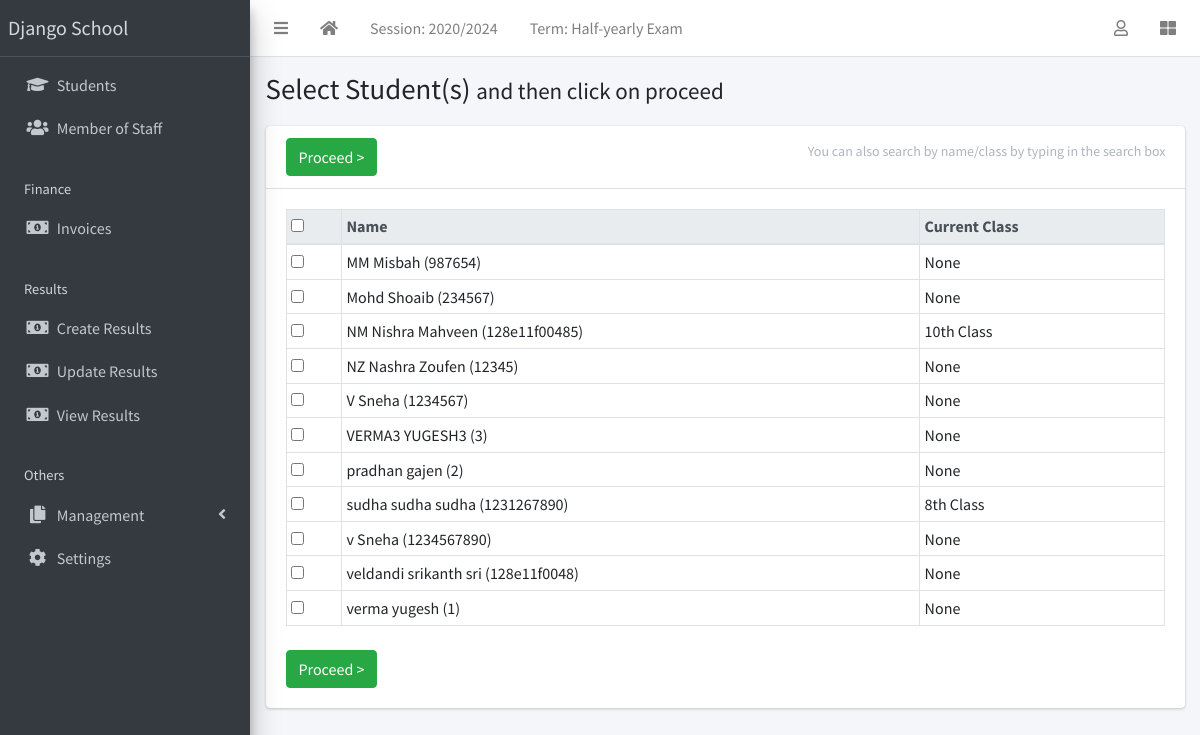
The page /result/create/ (signed in) on the database its author committed.
### apps/corecode/models.py (models this page shows, shortened)
class AcademicSession(models.Model):
    name = models.CharField(max_length=200, unique=True)
    current = models.BooleanField(default=True)
    class Meta:
        ordering = ["-name"]

class AcademicTerm(models.Model):
    name = models.CharField(max_length=20, unique=True)
    current = models.BooleanField(default=True)
    class Meta:
        ordering = ["name"]

class SiteConfig(models.Model):
    key = models.SlugField()
    value = models.CharField(max_length=200)

class StudentClass(models.Model):
    name = models.CharField(max_length=200, unique=True)
    class Meta:
        verbose_name = "Class"
        verbose_name_plural = "Classes"
        ordering = ["name"]
    def __str__(self):
        return self.name

### apps/students/models.py (models this page shows, shortened)
class Student(models.Model):
    STATUS_CHOICES = [("active", "Active"), ("inactive", "Inactive")]
    GENDER_CHOICES = [("male", "Male"), ("female", "Female")]
    current_status = models.CharField(
        max_length=10, choices=STATUS_CHOICES, default="active"
    )
    registration_number = models.CharField(max_length=200, unique=True)
    surname = models.CharField(max_length=200)
    firstname = models.CharField(max_length=200)
    other_name = models.CharField(max_length=200, blank=True)
    gender = models.CharField(max_length=10, choices=GENDER_CHOICES, default="male")
    date_of_birth = models.DateField(default=timezone.now)
    current_class = models.ForeignKey(
        StudentClass, on_delete=models.SET_NULL, blank=True, null=True
    )
    date_of_admission = models.DateField(default=timezone.now)
    mobile_num_regex = RegexValidator(
        regex="^[0-9]{10,15}$", message="Entered mobile number isn't in a right format!"
    )
    parent_mobile_number = models.CharField(
        validators=[mobile_num_regex], max_length=13, blank=True
    )
    address = models.TextField(blank=True)
    others = models.TextField(blank=True)
    passport = models.ImageField(blank=True, upload_to="students/passports/")
    class Meta:
        ordering = ["surname", "firstname", "other_name"]
    def __str__(self):
        return f"{self.surname} {self.firstname} {self.other_name} ({self.registration_number})"

### apps/result/views.py (the view, shortened to what this page needs)
# urls.py: path("create/", create_result, name="create-result"),
@login_required
def create_result(request):
    students = Student.objects.all()
    return render(request, "result/create_result.html", {"students": students})

### apps/corecode/context_processors.py (called while the page is built)
def site_defaults(request):
    current_session = AcademicSession.objects.get(current=True)
    current_term = AcademicTerm.objects.get(current=True)
    vals = SiteConfig.objects.all()
    contexts = {
        "current_session": current_session.name,
        "current_term": current_term.name,
    }
    for val in vals:
        contexts[val.key] = val.value
    return contexts

### apps/result/templates/result/create_result.html (shortened to what this page needs)
{% extends 'base.html' %}
{% block title %}
  Select Student(s) <span class="small">and then click on proceed</span>
{% endblock title %}
{% block content-header %}
  <form method="POST">
  <div class="card-header">
    <h3 class="card-title">
      <input type="submit" class="btn btn-success" value="Proceed >">
    </h3>
    <div class="card-tools">
      <p class="small btn btn-tool">You can also search by name/class by typing in the search box</p>
    </div>
  </div>
{% endblock content-header %}
{% block content %}
  <table id="studenttable" class="table table-sm table-bordered" data-page-length='100'>
    <thead class="thead-light">
      <tr>
        <th><input type="checkbox" id="selecter"></th>
        <th>Name</th>
        <th>Current Class</th>
      </tr>
    </thead>
    <tbody>
      {% for student in students %}
        <tr>
          <td><input type="checkbox" id="{{ student.id }}" name="students" value="{{ student.id}}"></td>
          <td>{{student}} </td>
          <td>{{student.current_class}}</td>
        </tr>
      {% endfor %}
    </tbody>
  </table>
  <input type="submit" class="btn btn-success mt-2" value="Proceed >">
</form>
{% endblock content %}

### templates/base.html (shortened to what this page needs)
{% load static %}
<!DOCTYPE html>
<html lang="en">
<head>
  <link rel="stylesheet" href="{% static 'plugins/fontawesome-free/css/all.min.css' %}">
  <link rel="stylesheet" href="{% static 'plugins/toastr/toastr.min.css' %}">
  <link rel="stylesheet"
    href="{% static 'plugins/overlayScrollbars/css/OverlayScrollbars.min.css' %}">
  <link rel="stylesheet" href="{% static 'plugins/Datatables/datatables.min.css' %}" />
  <link rel="stylesheet" href="{% static 'dist/css/adminlte.min.css' %}">
</head>
<body
  class="hold-transition sidebar-mini layout-fixed layout-navbar-fixed layout-footer-fixed">
  <div class="wrapper">
    <nav class="main-header navbar navbar-expand navbar-white navbar-light">
      <ul class="navbar-nav">
        <li class="nav-item">
          <a class="nav-link" data-widget="pushmenu" href="#" role="button"><i
              class="fas fa-bars"></i></a>
        </li>
        <li class="nav-item d-none d-sm-inline-block">
          <a href="{% url 'home' %} " class="nav-link"><i class="fa fa-home"></i></a>
        </li>
        <li class="nav-item d-none d-sm-inline-block">
          <a href="{% url 'current-session' %}" class="nav-link">Session: {{ current_session }}</a>
        </li>
        <li class="nav-item d-none d-sm-inline-block">
          <a href="{% url 'current-session' %}" class="nav-link">Term: {{ current_term }}</a>
        </li>
      </ul>
      <ul class="navbar-nav ml-auto">
        <li class="nav-item dropdown">
          <a class="nav-link" data-toggle="dropdown" href="#">
            <i class="far fa-user"></i>
          </a>
        </li>
        <li class="nav-item">
          <a class="nav-link" data-widget="control-sidebar" data-slide="true"
            href="#" role="button"><i class="fas fa-th-large"></i></a>
        </li>
      </ul>
    </nav>
    <aside class="main-sidebar sidebar-dark-primary elevation-4">
      <a href="{% url 'home' %}" class="brand-link">{{ school_name | default:"MySchool" }}</a>
      <div class="sidebar">
        <nav class="mt-2">
          <ul class="nav nav-pills nav-sidebar flex-column"
            data-widget="treeview" role="menu" data-accordion="false">
            <li class="nav-item">
              <a href="{% url 'student-list' %}" class="nav-link">
                <i class="nav-icon fas fa-graduation-cap"></i>
                <p>
                  Students
                </p>
              </a>
            </li>
            <li class="nav-item">
              <a href="{% url 'staff-list' %}" class="nav-link">
                <i class="nav-icon fas fa-users"></i>
                <p>
                  Member of Staff
                </p>
              </a>
            </li>
            <li class="nav-header">Finance</li>
            <li class="nav-item">
              <a href="{% url 'invoice-list' %}" class="nav-link">
                <i class="nav-icon fas fa-money-bill-alt"></i>
                <p>
                  Invoices
                </p>
              </a>
            </li>
            <li class="nav-header">Results</li>
            <li class="nav-item">
              <a href="{% url 'create-result' %}" class="nav-link">
                <i class="nav-icon fas fa-money-bill-alt"></i>
                <p>
                  Create Results
                </p>
              </a>
            </li>
            <li class="nav-item">
              <a href="{% url 'edit-results' %}" class="nav-link">
                <i class="nav-icon fas fa-money-bill-alt"></i>
                <p>
                  Update Results
                </p>
              </a>
            </li>
            <li class="nav-item">
              <a href="{% url 'view-results' %}" class="nav-link">
                <i class="nav-icon fas fa-money-bill-alt"></i>
                <p>
                  View Results
                </p>
              </a>
            </li>
            <li class="nav-header">Others</li>
            <li class="nav-item has-treeview">
              <a href="#" class="nav-link">
                <i class="nav-icon fas fa-copy"></i>
                <p>
                  Management
                  <i class="fas fa-angle-left right"></i>
                </p>
              </a>
            </li>
            <li class="nav-item">
              <a href="{% url 'configs' %}" class="nav-link">
                <i class="nav-icon fas fa-cog"></i>
                <p>
                  Settings
                </p>
              </a>
            </li>
          </ul>
        </nav>
      </div>
    </aside>
    <div class="content-wrapper">
      <section class="content-header">
        <div class="container-fluid">
          <div class="row mb-1">
            <div class="col-sm-8">
              <h1>{% block title %}{% endblock title %}</h1>
            </div>
            <div class="col-sm-4">
            </div>
          </div>
        </div>
      </section>
      <section class="content">
        <div class="container-fluid">
          <div class="row">
            <div class="col-md-12">
              {% block fullcard %}
              <div class="card">
                {% block content-header %}{% endblock content-header %}
                <div class="card-body">
                  <div class="row">
                    <div class="col">
                      {% block content %}
                      {% endblock content %}
                    </div>
                  </div>
                </div>
              </div>
              {% endblock fullcard %}
            </div>
          </div>
</body>
</html>

### rows shown on the page
AcademicSession: name "2020/2024"
AcademicTerm: name "Half-yearly Exam"
SiteConfig: value "Django School"
Student: surname+firstname+other_name "MM Misbah (987654)", current_class "None"
Student: surname+firstname+other_name "Mohd Shoaib (234567)", current_class "None"
Student: surname+firstname+other_name "NM Nishra Mahveen (128e11f00485)", current_class "10th Class"
Student: surname+firstname+other_name "NZ Nashra Zoufen (12345)", current_class "None"
Student: surname+firstname+other_name "V Sneha (1234567)", current_class "None"
Student: surname+firstname+other_name "VERMA3 YUGESH3 (3)", current_class "None"
Student: surname+firstname+other_name "pradhan gajen (2)", current_class "None"
Student: surname+firstname+other_name "sudha sudha sudha (1231267890)", current_class "8th Class"
Student: surname+firstname+other_name "v Sneha (1234567890)", current_class "None"
Student: surname+firstname+other_name "veldandi srikanth sri (128e11f0048)", current_class "None"
Student: surname+firstname+other_name "verma yugesh (1)", current_class "None"
